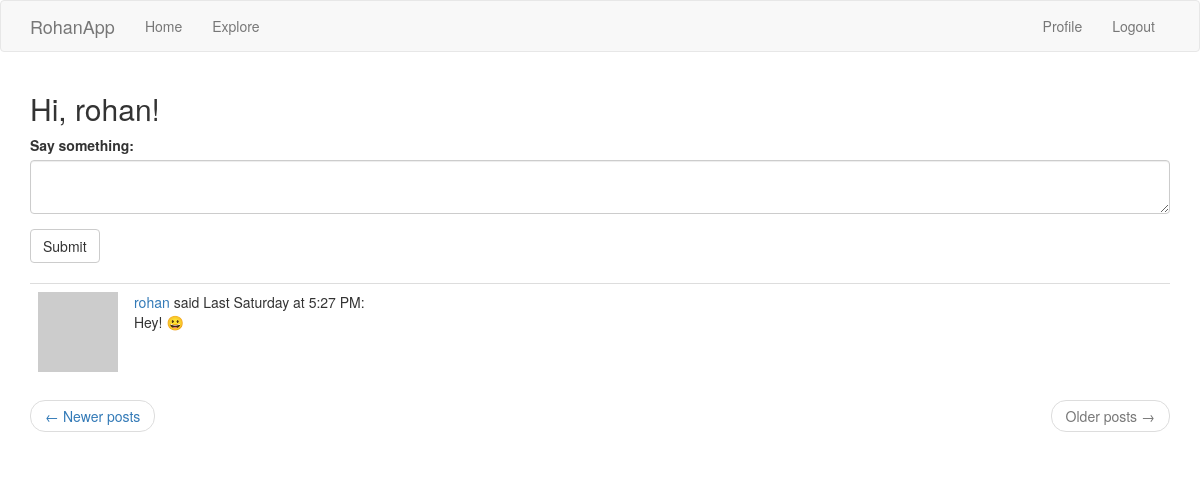
/index?page=3 (signed in), run on the app's committed database.
### app/models.py (models this page shows, shortened)
class User(UserMixin, db.Model):
    id = db.Column(db.Integer, primary_key=True)
    username = db.Column(db.String(64), index=True, unique=True)
    email = db.Column(db.String(120), index=True, unique=True)
    password_hash = db.Column(db.String(128))
    posts = db.relationship('Post', backref='author', lazy='dynamic') # u.posts, p.author(s)
    about_me = db.Column(db.String(140))
    last_seen = db.Column(db.DateTime, default=datetime.utcnow)
    followed = db.relationship('User', secondary=followers,
        primaryjoin=(followers.c.follower_id == id), # LEFT # why isn't it just followers.follower_id ?
        secondaryjoin=(followers.c.followed_id == id), # RIGHT
        backref=db.backref('followers', lazy='dynamic'), lazy='dynamic')
    def avatar(self, size):
        digest = md5(self.email.lower().encode('utf-8')).hexdigest() # .encode('utf-8') converts email string to bytes
        return 'https://www.gravatar.com/avatar/{}?d=identicon&s={}'.format(digest, size)
    def followed_posts(self):
        followed = Post.query.join(
            followers, (followers.c.followed_id == Post.user_id)).filter(
                followers.c.follower_id == self.id)
        own = Post.query.filter_by(user_id = self.id) # it's not filter(Post.user_id == self.id)
        return followed.union(own).order_by(Post.timestamp.desc())

class Post(db.Model):
    id = db.Column(db.Integer, primary_key=True)
    body = db.Column(db.String(140))
    timestamp = db.Column(db.DateTime, index=True, default=datetime.utcnow) # datetime.utcnow, NOT datetime.utcnow()
    user_id = db.Column(db.Integer, db.ForeignKey('user.id'))
    language = db.Column(db.String(5))

### app/main/routes.py (the view, shortened to what this page needs)
@bp.route('/', methods = ['GET', 'POST'])
@bp.route('/index', methods = ['GET', 'POST'])
@login_required # built-in flash message: "Please log in to access this page."
def index():
    form = PostForm()
    page = request.args.get('page', 1, type=int)
    posts = current_user.followed_posts().paginate(
        page, current_app.config['POSTS_PER_PAGE'], False)
    next_url = url_for('main.index', page=posts.next_num) if posts.has_next else None
    prev_url = url_for('main.index', page=posts.prev_num) if posts.has_prev else None
    return render_template('index.html', title = 'Home', posts = posts.items, form = form,
                            next_url = next_url, prev_url = prev_url)

### app/main/forms.py
class PostForm(FlaskForm):
    post = TextAreaField('Say something:', validators=[DataRequired(), Length(min=1, max=140)])
    submit = SubmitField('Submit')

### app/main/routes.py (called while the page is built)
@bp.before_app_request # executed just before any view function
def before_request():
    if current_user.is_authenticated:
        current_user.last_seen = datetime.utcnow() # .strftime('%m/%d/%Y %I:%M:%S %p')
        db.session.commit()
        g.locale = str(get_locale())

### app/models.py (called while the page is built)
@login.user_loader
def load_user(id):
    return User.query.get(int(id))

### app/templates/index.html
{% extends "base.html" %}
{% import 'bootstrap/wtf.html' as wtf %}
{% block app_content %}
    <h2>Hi, {{ current_user.username }}!</h2>
    {% if form %}
    {{ wtf.quick_form(form) }}
    <br>
    {% endif %}
    {% for post in posts %}
        {% include '_post.html' %}
    {% endfor %}
    <nav aria-label="...">
        <ul class="pager">
            <li class="previous{% if not prev_url %} disabled{% endif %}">
                <a href="{{ prev_url or '#' }}">
                    <span aria-hidden="true">&larr;</span> Newer posts
                </a>
            </li>
            <li class="next{% if not next_url %} disabled{% endif %}">
                <a href="{{ next_url or '#' }}">
                    Older posts <span aria-hidden="true">&rarr;</span>
                </a>
            </li>
        </ul>
    </nav>
{% endblock %}

### app/templates/_post.html (shortened to what this page needs)
<table class="table table-hover">
    <tr>
        <td width="70px">
            <a href="{{ url_for('main.user', username=post.author.username) }}">
                <img src="{{ post.author.avatar(70) }}" />
            </a>
        </td>
        <td>
            <a href="{{ url_for('main.user', username=post.author.username) }}">{{ post.author.username }}</a>
            said {{ moment(post.timestamp).calendar() }}:
            <br>
            <span id="post{{ post.id }}">{{ post.body }}</span>
        </td>
    </tr>
</table>

### data on the page
User: username "rohan"
Post: author.username "rohan", timestamp "Last Saturday at 5:27 PM", body "Hey! 😀"
